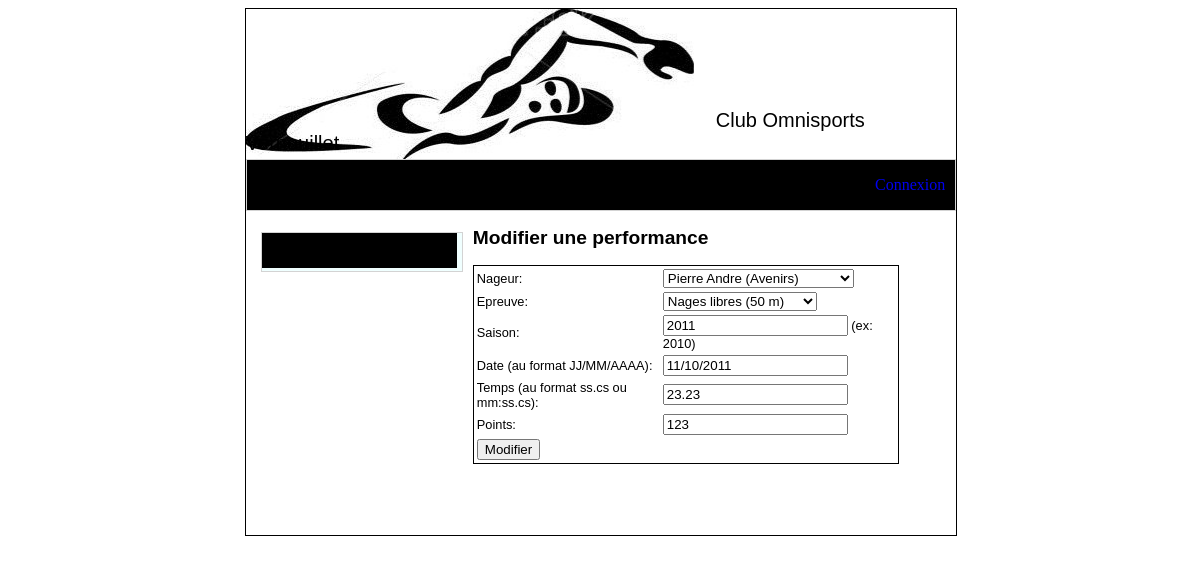
Page /formulaire_modifier_performance.php?id=3 on the committed database.
### tables this page shows
CREATE TABLE IF NOT EXISTS `performance` (
  `id_performance` int(11) NOT NULL AUTO_INCREMENT,
  `id_nageur` int(11) NOT NULL,
  `id_epreuve` int(11) NOT NULL,
  `saison` year(4) NOT NULL,
  `date_perf` date NOT NULL,
  `temps_total` varchar(50) NOT NULL,
  `points` int(11) NOT NULL,
  PRIMARY KEY (`id_performance`),
  KEY `id_epreuve` (`id_epreuve`),
  KEY `id_nageur` (`id_nageur`)
);

### formulaire_modifier_performance.php (the view, shortened to what this page needs)
<?php
include 'header.php';
$id_epreuve = "";
$saison = "";
$temps_total = "";
$date_perf = "";
$points = "";
if ($_GET) {
    $id = $_GET['id'];
    $res = mysql_query("SELECT * FROM `performance` WHERE `id_performance` =  $id") or die(mysql_error());
    if (mysql_num_rows($res) == 0) {
        $message = '<span>Aucune performance correspondante trouvée</span>';
    } else {
        $performance = mysql_fetch_array($res);
        $id_nageur = $performance['id_nageur'];
        $id_epreuve = $performance['id_epreuve'];
        $saison = $performance['saison'];
        $temps_total = $performance['temps_total'];
        $date = explode("-", $performance["date_perf"]);
        $date_perf = $date[2] . '/' . $date[1] . '/' . $date[0];
        $points = $performance['points'];
    }
}
?>
<div id="contenu">
    <h2>Modifier une performance</h2>
    <form method="post">
        <table>
            <tr>
                <td>Nageur: </td>
                <td><select name="id_nageur">
                        <?php
                        $res = mysql_query("SELECT * FROM `nageur`") or die(mysql_error());
                        if (mysql_num_rows($res) != 0) {
                            while ($line = mysql_fetch_array($res)) {
                                $res_cat = mysql_query("SELECT * FROM `categorie` WHERE `id_categorie` = " . $line['id_categorie']) or die(mysql_error());
                                $categorie = mysql_fetch_array($res_cat);
                                if ($id_nageur == $line['id_nageur']) {
                                    echo '<option value="' . $line['id_nageur'] . '" selected="true">' . $line['nom_nageur'] . ' ' . $line['prenom_nageur'] . ' (' . $categorie['nom_categorie'] . ')</option>';
                                } else {
                                    echo '<option value="' . $line['id_nageur'] . '">' . $line['nom_nageur'] . ' ' . $line['prenom_nageur'] . ' (' . $categorie['nom_categorie'] . ')</option>';
                                }
                            }
                        }
                        ?>
                    </select></td>
            </tr>
            <tr>
                <td>Epreuve: </td>
                <td><select name="id_epreuve">
                        <?php
                        $res = mysql_query("SELECT * FROM `epreuve`") or die(mysql_error());
                        if (mysql_num_rows($res) != 0) {
                            while ($line = mysql_fetch_array($res)) {
                                if ($id_epreuve == $line['id_epreuve']) {
                                    echo '<option value="' . $line['id_epreuve'] . '" selected="true">' . $line['type_epreuve'] . ' (' . $line['distance_epreuve'] . ' m)</option>';
                                } else {
                                    echo '<option value="' . $line['id_epreuve'] . '">' . $line['type_epreuve'] . ' (' . $line['distance_epreuve'] . ' m)</option>';
                                }
                            }
                        }
                        ?>
                    </select></td>
            </tr>
            <tr>
                <td>Saison: </td>
                <td><input type="text" name="saison"  required="true" value="<?= $saison ?>"> (ex: 2010)</td>
            </tr>
            <tr>
                <td>Date (au format JJ/MM/AAAA):</td>
                <td><input type="text" name="date_perf" required="true" value="<?= $date_perf ?>"></td>
            </tr>
            <tr>
                <td>Temps (au format ss.cs ou mm:ss.cs):</td>
                <td><input type="text" name="temps_total" required="true" value="<?= $temps_total ?>"></td>
            </tr>
            <tr>
                <td>Points: </td>
                <td><input type="text" name="points"  required="true" value="<?= $points ?>"></td>
            </tr>
            <tr>
                <td colspan="2"><input type="submit" value="Modifier"></td>
            </tr>
        </table>
    </form>
</div>
<?php include 'footer.php'; ?>

### style.css (style rules this page uses)
body { font-family: arial,helvetica,sans-serif; }
table { border: solid 1px black; width: 60%; margin-bottom: 10%; }

### rows in the picture
performance: saison "2011", date_perf "11/10/2011", temps_total "23.23", points "123"

### other values in the picture
form field id_nageur "Pierre Andre (Avenirs)"
form field id_epreuve "Nages libres (50 m)"
